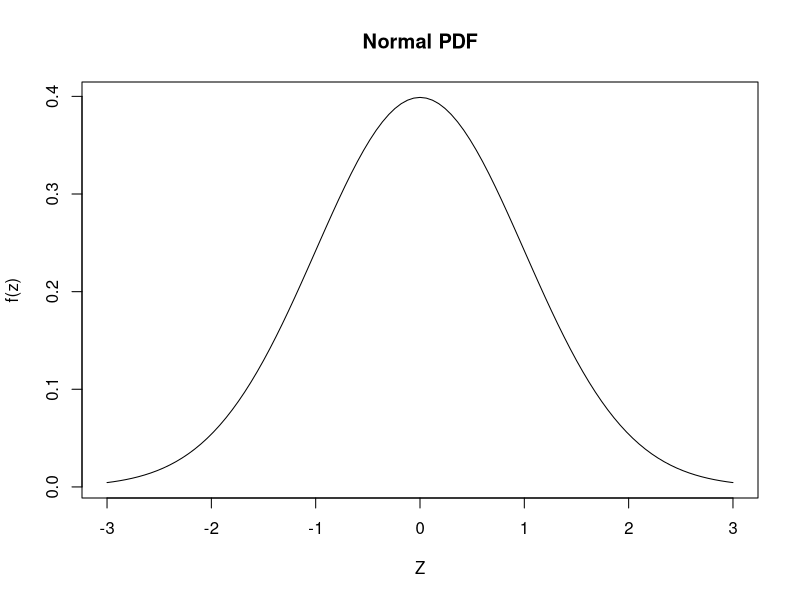
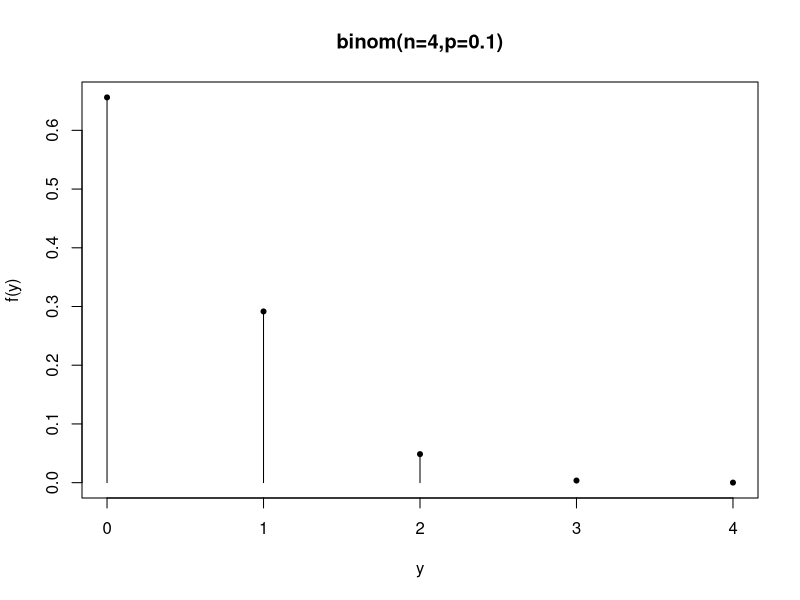

These figures' R source, in order:
## ---- chunk 1
knitr::opts_chunk$set(echo = TRUE)
## ---- chunk 2
#2
curve(dnorm(x,mean=0,sd=1), from=-3, to = 3,
    ylab="f(z)", xlab="Z", main="Normal PDF")
## ---- chunk 3
#3
z_cdf = 2
pnorm(z_cdf)
## ---- chunk 4
#4
qnorm(0.975)
## ---- chunk 5
#5
n = 4
plot(0:n, binprobs<- dbinom(0:n, size=n, p=0.1),
     ylab="f(y)", xlab="y",
     pch=20, main="binom(n=4,p=0.1)")

segments(0:n,rep(0,n),0:n, binprobs)
## ---- chunk 6
#6
pbinom(0, size = n, prob = 0.1, lower.tail = FALSE)
## ---- chunk 7
#7
pbinom(0.5, size = n, prob = 0.1, lower.tail = FALSE)
